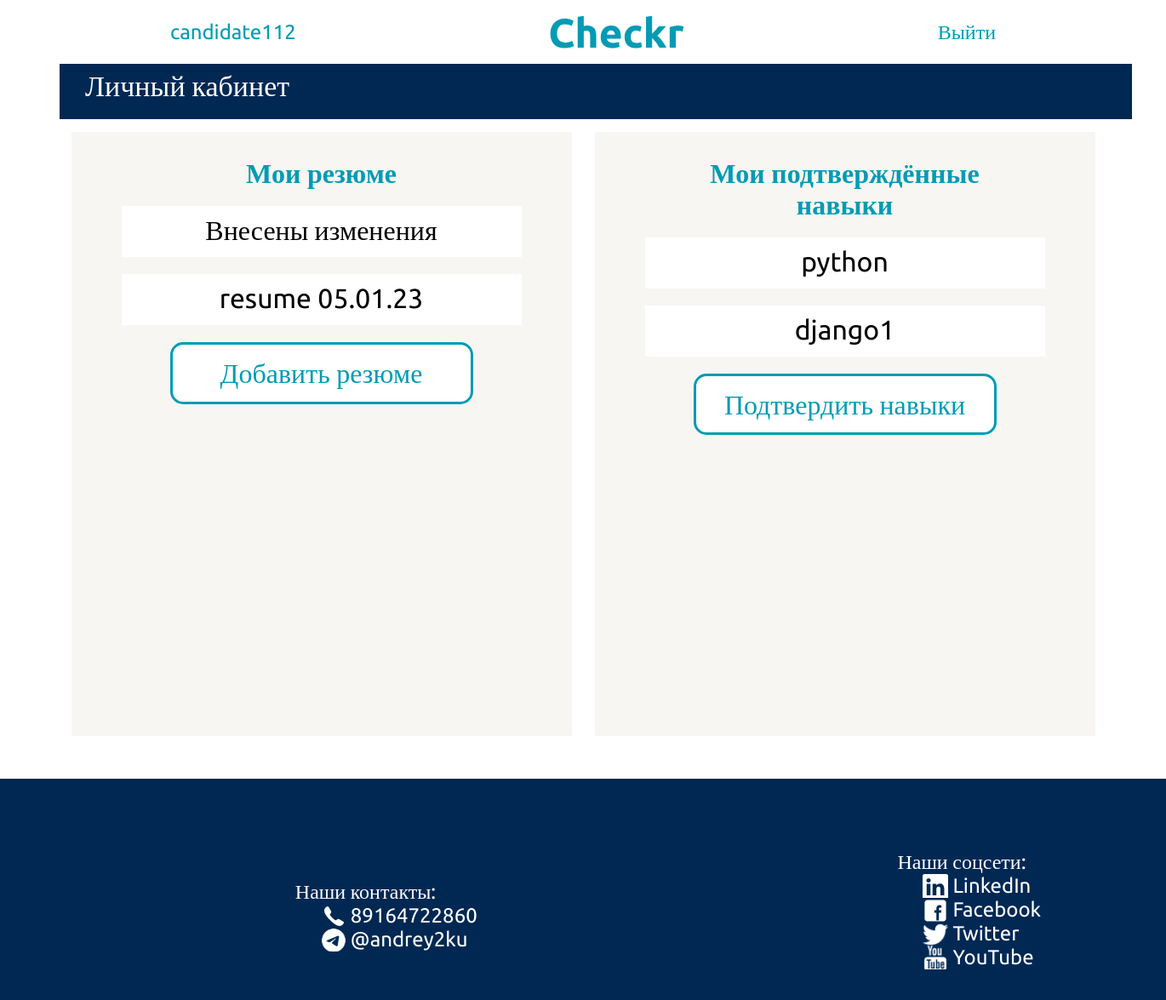
The app's page /lk/ (signed in) with its own data.
### my_hh_app/models.py (models this page shows, shortened)
class Resume(models.Model):
    name = models.CharField("name", max_length=200)
    option = (("male", "Мужской"), ("female", "Женский"))
    gender = models.CharField("gender", max_length=200, choices=option ,)
    spec = models.TextField("speciality", max_length=200)
    experience = models.TextField("experience")
    option = (("full-time", "full-time"), ("part-time", "part-time"))
    type_of_employment = models.CharField("type_of_employment", max_length=200, choices=option)
    skills = models.ManyToManyField(Skills)
    age = models.CharField("age", max_length=100)
    phone = models.CharField("phone", max_length=20)
    salary = models.CharField("salary", max_length=200)
    adres = models.CharField("adres", max_length=200)
    author = models.ForeignKey(User, on_delete=models.SET_NULL, null=True)

class Skills(models.Model):
    skill = models.CharField("skill", max_length=200)
    is_checked = models.BooleanField("is_checked", default="False")
    def __str__(self):
        return self.skill

### lk/views.py (the view, shortened to what this page needs)
# urls.py: path("", views.lk),
@login_required
def lk(request):
    user = request.user
    cure_user_status = UserStatus.objects.get(user=user).status
    context = {"cure_user_status": cure_user_status}
    if request.method == "POST":
        user_status = UserStatus.objects.get(user=user)
        user_status.status = "top_employer"
        user_status.save()
    if cure_user_status == "candidate":
        author_resume = Resume.objects.filter(author=user)
        context["author_resumes"] = author_resume
        checked_skills = UserCheckedSkills.objects.get(user=user).skills_id
        if len(checked_skills.all()) == 0:
            context["checked_skills"] = 0
        else:
            context["checked_skills_len"] = checked_skills
            context["checked_skills"] = checked_skills
        return render(request, "lk/candidate_lk.html", context)

### my_hh_app/templates/lk/candidate_lk.html (shortened to what this page needs)
{% extends 'my_hh_app/base.html' %}
{% block content %}
<section class="employer__lk">
    <div class="lk__header">Личный кабинет </div>
    <div class="company__info">
      <div class="login__div">
        <p class=employer__lk__p>Мои резюме</p>
        {% for resume in author_resumes %}
        <div class="company__info__small">
            <a class="company__info__small__a" href="resume_view/{{resume.id}}">{{resume.spec}}</a>
        </div>
        {% endfor %}
        <a href="http://127.0.0.1:8000/send_resume" class="login__btn__add__vacancy">
          <p class="login__btn__p">Добавить резюме</p>
        </a>
      </div>
      <div class="login__div">
        <p class=employer__lk__p>Мои подтверждённые навыки</p>
        {% if checked_skills == 0 %}
        <span class="skills__view__congratulate">У вас пока нет подтверждённых навыков</span>
      {% else %}
          {% for checked_skill in checked_skills.all %}
          <div class="company__info__small">
              <span class="company__info__small__a" href="resume_view/{{resume.id}}">{{checked_skill}}</a>
          </div>
          {% endfor %}
      {%endif %}
        <a href="skills_for_check" class="login__btn__add__vacancy">
          <p class="login__btn__p">Подтвердить навыки</p>
        </a>
      </div>
    </div>
  </section>
{% endblock %}

### my_hh_app/templates/my_hh_app/base.html (shortened to what this page needs)
<head>
  {% load static %}
  <link rel="stylesheet" href="{% static 'my_hh_app/css/normalize.min.css' %}">
  <link rel="stylesheet" href="{% static 'my_hh_app/css/style.css' %}">
</head>
{% load static %}
<header>
    <nav class="header__nav">
        {% if request.user.is_authenticated == False %}
      <a class="header__link" href="http://127.0.0.1:8000/accounts/login">Вы пока не авторизовались :( </a>
      <a class="logo" href="http://127.0.0.1:8000/" ><img src="{% static 'my_hh_app/images/Checkr.svg' %}"></a>
      <a class="header__link" href="http://127.0.0.1:8000/accounts/login"> Войти</a>
        {% else %}
        <a class="header__link" href="http://127.0.0.1:8000/lk">{{request.user}} </a>
      <a class="logo" href="http://127.0.0.1:8000/" ><img src="{% static 'my_hh_app/images/Checkr.svg' %}"></a>
      <a class="header__link" href="http://127.0.0.1:8000/exit"> Выйти</a>
        {% endif %}
    </nav>
  </header>
{% block content %}
{%endblock%}
<footer class="footer">
    <ul class="our__contacts_ul">Наши контакты:
      <li class="our__phone">89164722860</li>
      <li class="our__tg">@andrey2ku</li>
    </ul>
    <ul class="our__links"> Наши соцсети:
      <li class="is-linkedin"><a class="our__links__link"href="#" title="LinkedIn" target="_blank"
          rel="noopener noreferrer"><span>LinkedIn</span></a></li>
      <li class="is-facebook"><a class="our__links__link" href="#" title="Facebook" target="_blank"
          rel="noopener noreferrer"> <span>Facebook</span></a></li>
      <li class="is-twitter"><a class="our__links__link" href="#" title="Twitter" target="_blank"
          rel="noopener noreferrer"> <span>Twitter</span></a></li>
      <li class="is-youtube"><a class="our__links__link" href="#" title="YouTube"
          target="_blank" rel="noopener noreferrer"> <span>YouTube</span></a></li>
    </ul>
  </footer>

### my_hh_app/static/my_hh_app/css/style.css (style rules this page uses)
header { padding-left: 200px; padding-right: 200px; }
.header__nav { height: 75px; max-width: 1500px; width: 100%; margin: 0 auto; display: flex; justify-content: space-between; align-items: center; }
.header__link { text-decoration: none; font-size: 24px; font-weight: 400; color: #009BB5; }
.footer { display: flex; justify-content: space-around; position: relative; margin: 0 auto; width: 100%; padding-left: 80px; padding-right: 80px; max-width: 1500px; height: 260px; background-color: #002853; }
.our__contacts_ul { padding-top: 95px; font-family: 'Ubuntu'; font-style: normal; font-weight: 400; font-size: 24px; line-height: 28px; color: #FFFFFF; list-style-type: none; }
.our__phone { margin-left: 30px; padding-left:35px ; background: url("../images/telephone.svg") no-repeat; }
.our__tg { margin-left: 30px; padding-left:35px ; background: url("../images/tg.svg") no-repeat; }
.our__links { padding-top: 60px; font-family: 'Ubuntu'; font-style: normal; font-weight: 400; font-size: 24px; line-height: 28px; color: #FFFFFF; list-style-type: none; }
.our__links__link { text-decoration: none; font-family: 'Ubuntu'; font-style: normal; font-weight: 400; font-size: 24px; line-height: 28px; color: #FFFFFF; }
.is-linkedin { background: url("../images/linkedin.svg") no-repeat; margin-left: 30px; padding-left:35px }
.is-facebook { background: url("../images/facebook.svg") no-repeat; margin-left: 30px; padding-left:35px }
.is-twitter { background: url("../images/twitter.svg") no-repeat; margin-left: 30px; padding-left:35px }
.is-youtube { background: url("../images/youtube.svg") no-repeat; margin-left: 30px; padding-left:35px }
.login__div { margin-top: 15px; margin-left: auto; margin-right: auto; width: 588px; height: 680px; background-color: #F8F6F2; padding-top: 30px; justify-content: space-between; }
.login__btn__p { margin-top: auto; margin-bottom: auto; }
.vacancy__view__section, .employer__lk { margin: 0px auto 50px; width:100%; max-width: 1230px; }
.lk__header { max-height: 65px; min-height: 60px; max-width: 1500px; width: 100%; background-color: #002853; font-family: 'Ubuntu'; font-style: normal; font-weight: 400; font-size: 34px; line-height: 41px; color: #fff; padding-left: 30px; padding-top: 5px; }
.company__info { display:flex; margin-bottom: 15px; }
.employer__lk__p { width: 343px; font-size: 32px; font-family: 'Ubuntu'; font-style: normal; font-weight: 700; color: #009BB5; margin: 0 auto 15px; text-align: center; }
.company__info__small { text-align: center; width: 470px; height: 60px; background-color: #fff; margin:20px auto; font-family: 'Ubuntu'; font-style: normal; font-weight: 400; font-size: 32px; line-height: 37px; color: #000000; position: relative; justify-content: center; }
.company__info__small__a { text-decoration: none !important; position: absolute; top: 10px; margin-left: auto; margin-right: auto; left: 0; right: 0; font-family: 'Ubuntu'; font-style: normal; font-weight: 400; font-size: 32px; line-height: 37px; color: #000000; }
.login__btn__add__vacancy { justify-content: center; display: flex; margin: 0 auto; width: 350px; height: 66.84px; font-family: 'Ubuntu'; font-style: normal; font-weight: 500; font-size: 32px; line-height: 37px; color: #009BB5; border: 3px solid #009BB5; border-radius: 15px; text-decoration: none; background: #fff; }

### records on screen
Resume: spec "Внесены изменения"
Resume: spec "resume 05.01.23"
Skills: skill "python"
Skills: skill "django1"

### other values on screen
{{ request.user }} "candidate112"
